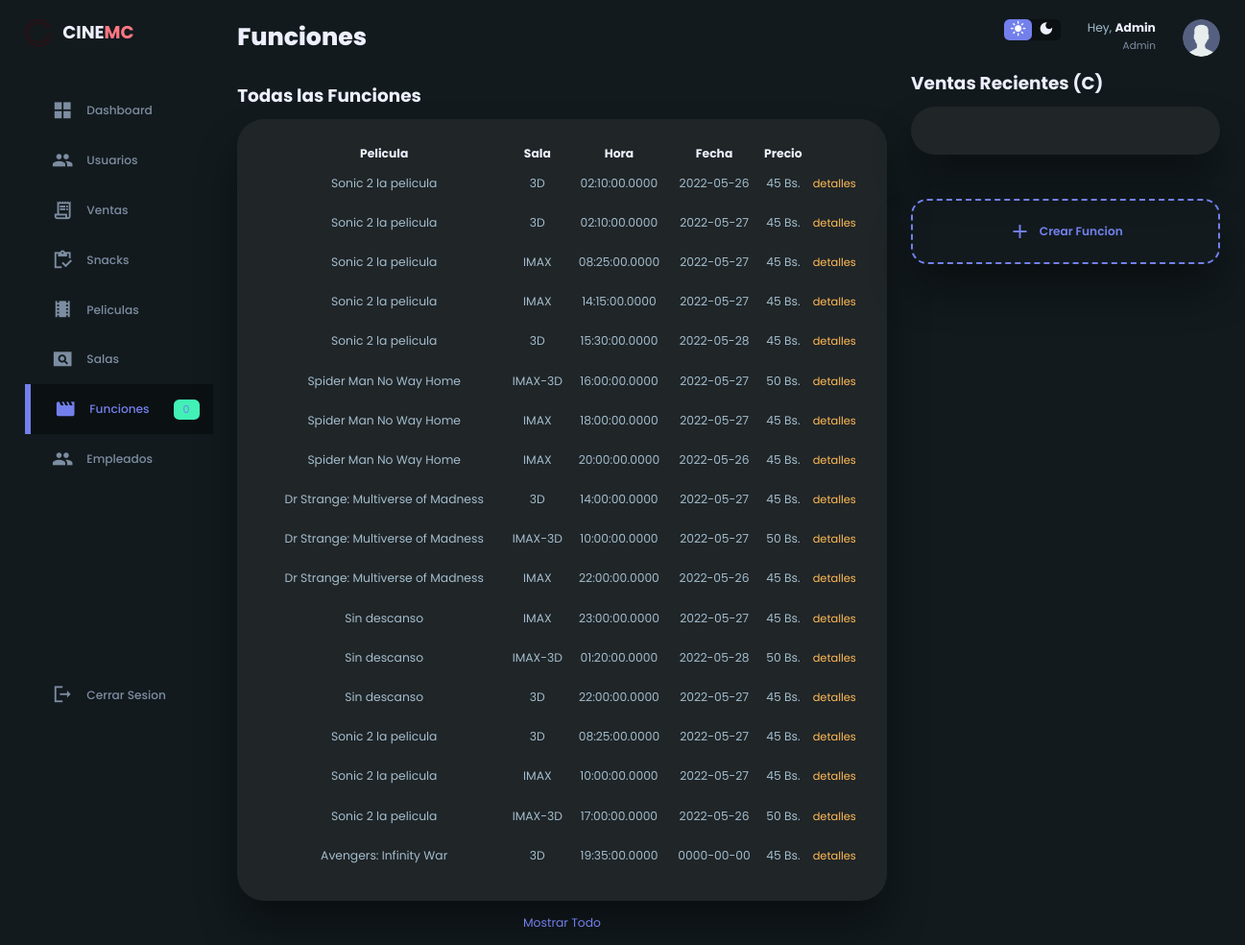
Page /funciones.php on the committed database.
### tables this page shows
CREATE TABLE `cartelera` (
  `id_cartelera` int(10) NOT NULL,
  `id_pelicula` int(10) NOT NULL,
  `id_sala` int(10) NOT NULL,
  `hora` time(4) NOT NULL,
  `fecha` date NOT NULL,
  `precio` int(10) NOT NULL
);

CREATE TABLE `pelicula` (
  `id_pelicula` int(10) NOT NULL,
  `nombre` varchar(50) NOT NULL,
  `imagen` varchar(1000) NOT NULL,
  `duracion` varchar(50) NOT NULL,
  `sinopsis` varchar(200) NOT NULL
);

CREATE TABLE `sala` (
  `id_sala` int(10) NOT NULL,
  `tipo` varchar(50) NOT NULL,
  `capacidad` int(50) NOT NULL,
  `estado` varchar(50) NOT NULL
);

### funciones.php (the view, shortened to what this page needs)
<?php
$objeto = new DB();
$conexion = $objeto->connect();
$consulta= "SELECT * FROM cartelera c INNER JOIN pelicula p ON c.id_pelicula = p.id_pelicula INNER JOIN sala s ON c.id_sala = s.id_sala";
$totalsum = $conexion->prepare($consulta);
$totalsum->execute();
$cart=$totalsum->fetchAll(PDO::FETCH_ASSOC);
$objeto = new DB();
$conexion = $objeto->connect();
$consulta= "SELECT COUNT(id_cartelera) AS tot FROM cartelera WHERE fecha = CURRENT_DATE()";
$ventash = $conexion->prepare($consulta);
$ventash->execute();
$hoy=$ventash->fetchAll(PDO::FETCH_ASSOC);
?>
<!DOCTYPE html>
<html lang="en">
<head>
    <link rel="stylesheet" href="https://unicons.iconscout.com/release/v4.0.0/css/line.css">
    <link rel="stylesheet" href="./style.css">
</head>
<body class="dark-theme-variables">
    <div class="container">
        <aside>
            <div class="top">
                <div class="logo">
                    <img src="./images/cine.png" alt="">
                    <h2>CINE<span class="danger">MC</span></h2>
                </div>
            </div>
            <div class="sidebar">
                <a href="./index.php">
                    <span class="material-icons-sharp">grid_view</span>
                    <h3>Dashboard</h3>
                </a>
                <a href="./users.php">
                    <span class="material-icons-sharp">group</span>
                    <h3>Usuarios</h3>
                </a>
                <a href="./ventas.php">
                    <span class="material-icons-sharp">receipt_long</span>
                    <h3>Ventas</h3>
                </a>
                <a href="./prod.php">
                    <span class="material-icons-sharp">inventory</span>
                    <h3>Snacks</h3>
                </a>
                <a href="./peli.php">
                    <span class="material-icons-sharp">theaters</span>
                    <h3>Peliculas</h3>
                </a>
                <a href="./salas.php">
                    <span class="material-icons-sharp">pageview</span>
                    <h3>Salas</h3>
                </a>
                <a href="./funciones.php" class="active">
                    <span class="material-icons-sharp">movie</span>
                    <h3>Funciones</h3>
                    <?php foreach($hoy as $h){ ?>
                    <span class="message-count"><?php echo $h['tot']; ?></span>
                    <?php } ?>
                </a>
                <a href="./emp.php">
                    <span class="material-icons-sharp">group</span>
                    <h3>Empleados</h3>
                </a>
                <a href="../index.php">
                    <span class="material-icons-sharp">logout</span>
                    <h3>Cerrar Sesion</h3>
                </a>
            </div>
        </aside>
        <main>
            <h1>Funciones</h1>
            <div class="recent-orders">
                <h2>Todas las Funciones</h2>
                <table>
                    <thead>
                        <tr>
                            <th>Pelicula</th>
                            <th>Sala</th>
                            <th>Hora</th>
                            <th>Fecha</th>
                            <th>Precio</th>
                            <th></th>
                        </tr>
                    </thead>
                    <tbody>
                        <?php foreach($cart as $l){ ?>
                        <tr>
                            <td><?php echo $l['nombre'];?></td>
                            <td><?php echo $l['tipo'];?></td>
                            <td><?php echo $l['hora'];?></td>
                            <td><?php echo $l['fecha'];?></td>
                            <td><?php echo $l['precio'];?> Bs.</td>
                            <td class="warning">
                                <span class="services__button">detalles</span>
                            </td>
                        </tr>
                        <?php }?>
                    </tbody>
                </table>
                <a href="#">Mostrar Todo</a>
            </div>
        </main>
        <div class="right">
            <div class="top">
                <div class="theme-toggler">
                    <span class="material-icons-sharp active">light_mode</span>
                    <span class="material-icons-sharp">dark_mode</span>
                </div>
                <div class="profile">
                    <div class="info">
                        <p>Hey, <b>Admin</b></p>
                        <small class="text-muted">Admin</small>
                    </div>
                    <div class="profile-photo">
                        <img src="./images/user.png">
                    </div>
                </div>
            </div>
            <div class="recent-updates">
                <h2>Ventas Recientes (C)</h2>
                <div class="updates">
                </div>
            </div>
            <div class="sales-analytics">
            <br>
            <div class="item add-product">
                <div>
                    <span class="material-icons-sharp">add</span>
                    <span class="services__button"><h3>Crear Funcion</h3></span>
            </div>
        </div>
    </div>
</body>
</html>

### rows in the picture
cartelera: id_pelicula.nombre "Sonic 2 la pelicula", id_sala.tipo "3D", hora "02:10:00.0000", fecha "2022-05-26", precio "45"
cartelera: id_pelicula.nombre "Sonic 2 la pelicula", id_sala.tipo "3D", hora "02:10:00.0000", fecha "2022-05-27", precio "45"
cartelera: id_pelicula.nombre "Sonic 2 la pelicula", id_sala.tipo "IMAX", hora "08:25:00.0000", fecha "2022-05-27", precio "45"
cartelera: id_pelicula.nombre "Sonic 2 la pelicula", id_sala.tipo "IMAX", hora "14:15:00.0000", fecha "2022-05-27", precio "45"
cartelera: id_pelicula.nombre "Sonic 2 la pelicula", id_sala.tipo "3D", hora "15:30:00.0000", fecha "2022-05-28", precio "45"
cartelera: id_pelicula.nombre "Spider Man No Way Home", id_sala.tipo "IMAX-3D", hora "16:00:00.0000", fecha "2022-05-27", precio "50"
cartelera: id_pelicula.nombre "Spider Man No Way Home", id_sala.tipo "IMAX", hora "18:00:00.0000", fecha "2022-05-27", precio "45"
cartelera: id_pelicula.nombre "Spider Man No Way Home", id_sala.tipo "IMAX", hora "20:00:00.0000", fecha "2022-05-26", precio "45"
cartelera: id_pelicula.nombre "Dr Strange: Multiverse of Madness", id_sala.tipo "3D", hora "14:00:00.0000", fecha "2022-05-27", precio "45"
cartelera: id_pelicula.nombre "Dr Strange: Multiverse of Madness", id_sala.tipo "IMAX-3D", hora "10:00:00.0000", fecha "2022-05-27", precio "50"
cartelera: id_pelicula.nombre "Dr Strange: Multiverse of Madness", id_sala.tipo "IMAX", hora "22:00:00.0000", fecha "2022-05-26", precio "45"
cartelera: id_pelicula.nombre "Sin descanso", id_sala.tipo "IMAX", hora "23:00:00.0000", fecha "2022-05-27", precio "45"
cartelera: id_pelicula.nombre "Sin descanso", id_sala.tipo "IMAX-3D", hora "01:20:00.0000", fecha "2022-05-28", precio "50"
cartelera: id_pelicula.nombre "Sin descanso", id_sala.tipo "3D", hora "22:00:00.0000", fecha "2022-05-27", precio "45"
cartelera: id_pelicula.nombre "Sonic 2 la pelicula", id_sala.tipo "3D", hora "08:25:00.0000", fecha "2022-05-27", precio "45"
cartelera: id_pelicula.nombre "Sonic 2 la pelicula", id_sala.tipo "IMAX", hora "10:00:00.0000", fecha "2022-05-27", precio "45"
cartelera: id_pelicula.nombre "Sonic 2 la pelicula", id_sala.tipo "IMAX-3D", hora "17:00:00.0000", fecha "2022-05-26", precio "50"
cartelera: id_pelicula.nombre "Avengers: Infinity War", id_sala.tipo "3D", hora "19:35:00.0000", fecha "0000-00-00", precio "45"

### other values in the picture
$h['tot'] "0"
